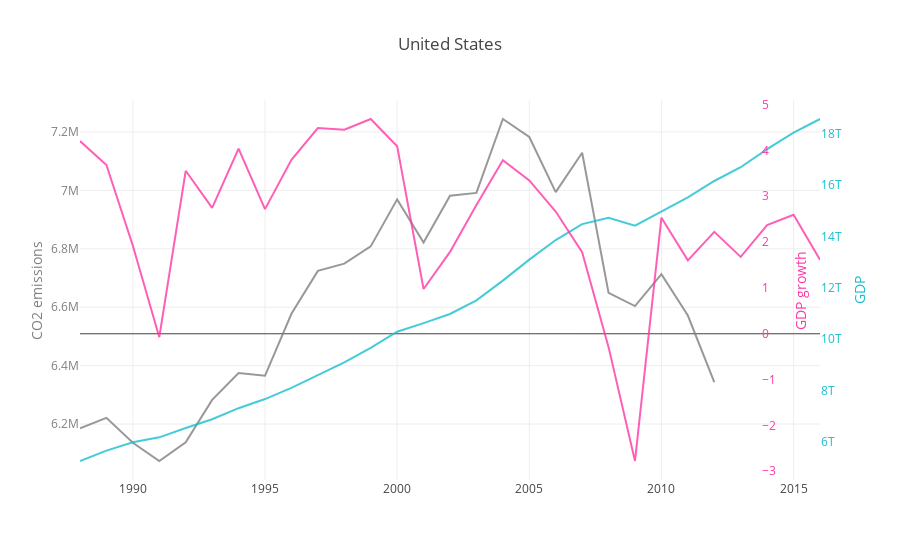

Here is the notebook cell this chart was saved with:
### Markdown cell above
As we can see from the plot above, the level of emissions for China seems to be positively correlated with its GDP.

### Code cell
# plotting data for the 2nd country

n=1
data.append([trace_CO2[n],trace_GDP[n], trace_Growth[n]])
layout['title'] = selCountries002[n]
plotly.offline.iplot({
    "data": data[n],
    "layout": layout
},  validate=False)
